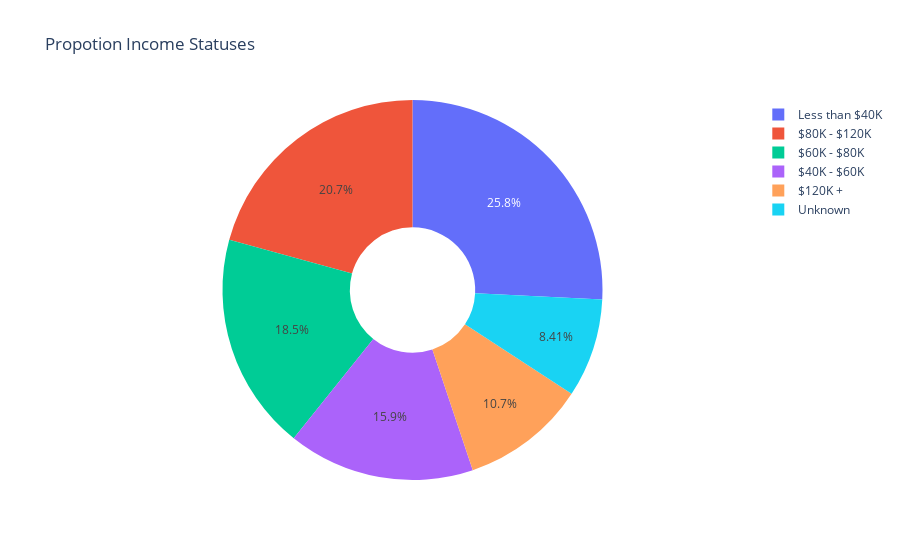

Source (notebook cell):
### Code cell
px.pie(df,names='Income_Category',title='Propotion Income Statuses',hole=0.33)

### Figure 1 — Plotly figure (JSON) as saved in the notebook; plotly's stock layout.template omitted (floating-point values rounded to 4 significant figures; data arrays with more than 128 entries replaced by an {"elided": "..."} marker saying what was removed)
{"data": [{"domain": {"x": [0, 1], "y": [0, 1]}, "hole": 0.33, "hovertemplate": "Income_Category=%{label}<extra></extra>", "labels": {"elided": "535 str values"}, "legendgroup": "", "name": "", "showlegend": true, "type": "pie"}], "layout": {"legend": {"tracegroupgap": 0}, "title": {"text": "Propotion Income Statuses"}}}
